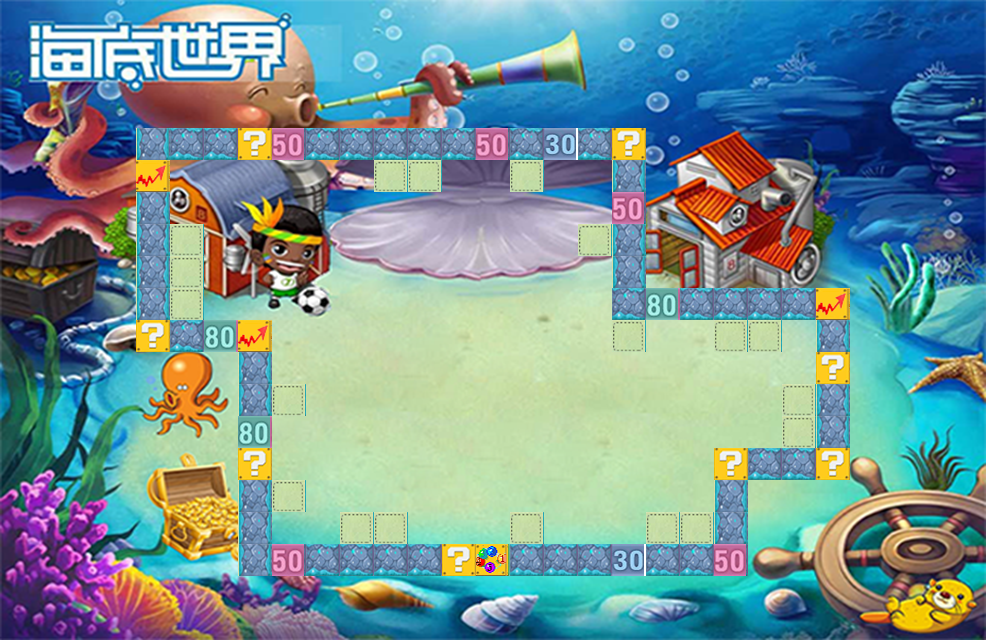

Rendered tile map (Tiled .tmx) drawn with the repository's tilesets; below, a short description and the map source with its tile grids summarised:
An orthogonal 29x20 tile map with 34x32 px tiles, 3 tile layers (ground, way, land), 2 tilesets.

<map version="1.0" orientation="orthogonal" renderorder="right-down" width="29" height="20" tilewidth="34" tileheight="32">
 <tileset firstgid="1" name="sea 2" tilewidth="34" tileheight="32">
  <image source="sea 2.png" width="986" height="640" />
 </tileset>
 <tileset firstgid="581" name="way3" tilewidth="34" tileheight="32">
  <image source="way3.png" width="986" height="32" />
 </tileset>
 <layer name="ground" width="29" height="20">
  <data>[580 cells, 580 non-empty, 580 distinct tile ids]</data>
 </layer>
 <layer name="way" width="29" height="20">
  <data>[580 cells, 66 non-empty, 8 distinct tile ids]</data>
 </layer>
 <layer name="land" width="29" height="20">
  <data>[580 cells, 19 non-empty, 1 distinct tile ids]</data>
 </layer>
</map>